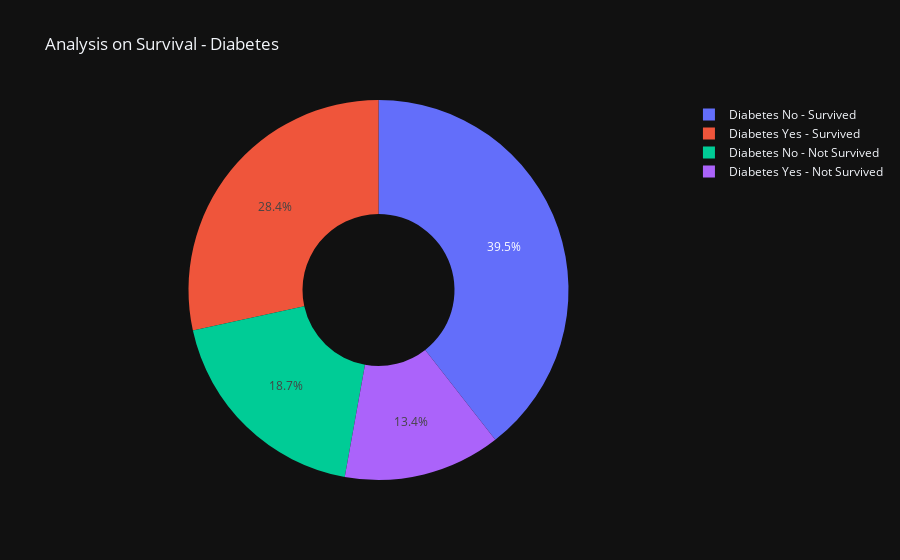

Notebook cell for this chart:
### Code cell
plot_pie_chart(dataframe, 'diabetes')

### Figure 1 — Plotly figure (JSON) as saved in the notebook; plotly's stock layout.template omitted (floating-point values rounded to 4 significant figures)
{"data": [{"hole": 0.4, "labels": ["Diabetes Yes - Survived", "Diabetes Yes - Not Survived", "Diabetes No - Survived", "Diabetes No - Not Survived"], "values": [85, 40, 118, 56], "type": "pie"}], "layout": {"title": {"text": "Analysis on Survival - Diabetes"}}}
